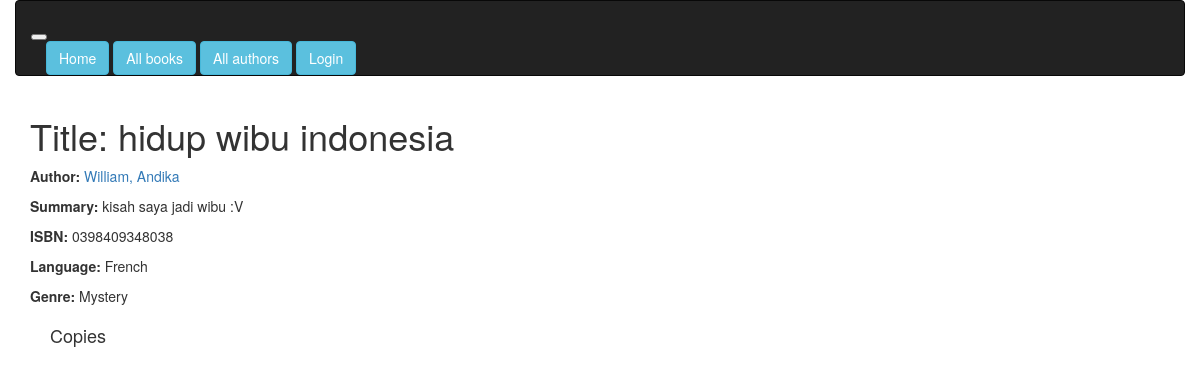
/catalog/book/6, run on the app's committed database.
### catalog/models.py (models this page shows, shortened)
class Book(models.Model):
    title = models.CharField(max_length=200)
    author = models.ForeignKey('Author', on_delete=models.SET_NULL, null=True)
    summary = models.TextField(max_length=1000, help_text="Enter a brief description of the book")
    isbn = models.CharField('ISBN', max_length=13,
                            help_text='13 Character <a href="https://www.isbn-international.org/content/what-isbn">ISBN number</a>')
    genre = models.ManyToManyField(Genre, help_text="Select a genre for this book")
    language = models.ForeignKey('Language', on_delete=models.SET_NULL, null=True)
    def display_genre(self):
        """
        Creates a string for the Genre. This is required to display genre in Admin.
        """
        return ', '.join([genre.name for genre in self.genre.all()[:3]])
    display_genre.short_description = 'Genre'

class Author(models.Model):
    first_name = models.CharField(max_length=100)
    middle_name = models.CharField(max_length=100, blank=True)          #Author may have middle name/initial
    last_name = models.CharField(max_length=100)
    date_of_birth = models.DateField(null=True, blank=True)
    date_of_death = models.DateField('Died', null=True, blank=True)
    def __str__(self):
        return '%s, %s %s' % (self.last_name, self.first_name, self.middle_name)

class Language(models.Model):
    name = models.CharField(max_length=200, help_text="Enter the book's language (e.g., English, Spanish, French, etc.")
    def __str__(self):
        return self.name

class Genre(models.Model):
    name = models.CharField(max_length=200, help_text="Enter a book genre (e.g. Science Fiction, French Poetry etc.)")
    def __str__(self):
        return self.name

### catalog/views.py (the view)
# urls.py: url(r'^book/(?P<pk>\d+)$', views.BookDetailView.as_view(), name='book-detail'),
class BookDetailView(generic.DetailView):
    model = Book

### catalog/templates/catalog/book_detail.html (shortened to what this page needs)
<!DOCTYPE html>
{% extends "base_generic.html" %}
{% block content %}
  <h1>Title: {{ book.title }}</h1>
  <p><strong>Author:</strong> <a href="">{{ book.author }}</a></p>
  <p><strong>Summary:</strong> {{ book.summary }}</p>
  <p><strong>ISBN:</strong> {{ book.isbn }}</p>
  <p><strong>Language:</strong> {{ book.language }}</p>
  <p><strong>Genre:</strong> {% for genre in book.genre.all %} {{ genre }}{% if not forloop.last %}, {% endif %}{% endfor %}</p>
  <div style="margin-left:20px;margin-top:20px">
    <h4>Copies</h4>
  </div>
{% endblock %}

### data on the page
Book: title "hidup wibu indonesia", author "William, Andika", summary "kisah saya jadi wibu :V", isbn "0398409348038", language "French"
Genre: name "Mystery"
